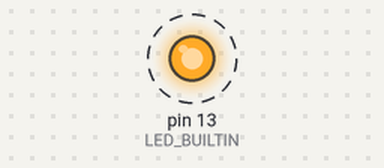
A sketch run on a simulated Arduino Uno, built with avr-gcc and run on an emulated ATmega328P. On the bench: output pins drawn as LEDs (lit = HIGH). Dashed ring = blinking.

Above: at 0.2 s.
Timing chart, 0 to 5.8 s (numbered marks = the images above):
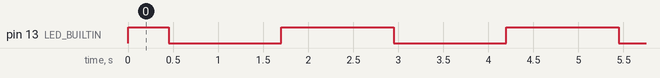

Measured:
- by itself, pin 13 (LED_BUILTIN): alternates HIGH for 1.3 s and LOW for 1.3 s

The sketch:

RCSwitch01.ino
```cpp
/*
    433M无线发射接收RF模块
1、工具-管理库-搜索“RCSwitch”库-安装
2、这是发射端的程序
3、接线说明：
RF433-----ESP8266 NodeMCU
VCC ----- VV (不是VIN，VIN上面没有电压)
GND ----- GND
DATA -----D2 (GPIO 4)

*/

#include <RCSwitch.h>
RCSwitch myFa = RCSwitch();//定义发送端
//RCSwitch myShou = RCSwitch();//定义接收端
unsigned long i = 0; //注意，这里的数据类型，不能用int

void setup(){
      pinMode(LED_BUILTIN, OUTPUT);
  digitalWrite(LED_BUILTIN, HIGH);//板子led，作为观察数据发射状态
  myFa.enableTransmit(4);//D2 使能发送端口（或其它口）
//  myShou.enableReceive(0);//接收端接中断0（中断0为Arduino的2口）
 Serial.begin(9600);//打开串口调试
}

void loop(){
 i = i+1;
 myFa.send(i, 24);//发送端发送数据，i为数字，数据长度24.
 digitalWrite(LED_BUILTIN, !digitalRead(LED_BUILTIN));
 i %= 1024;//i累加到1024归零
 delay(800);
}
```
